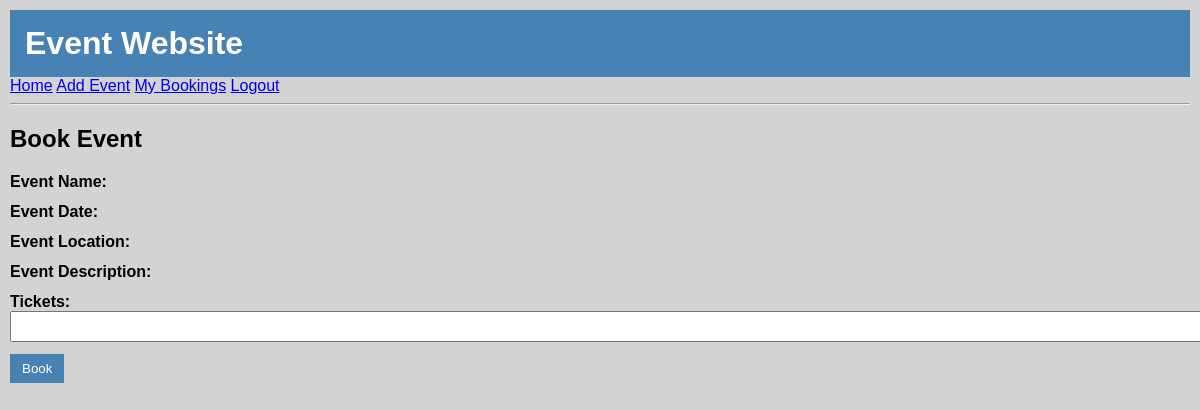
Page /book_event/4 (signed in) on the earlier database version.
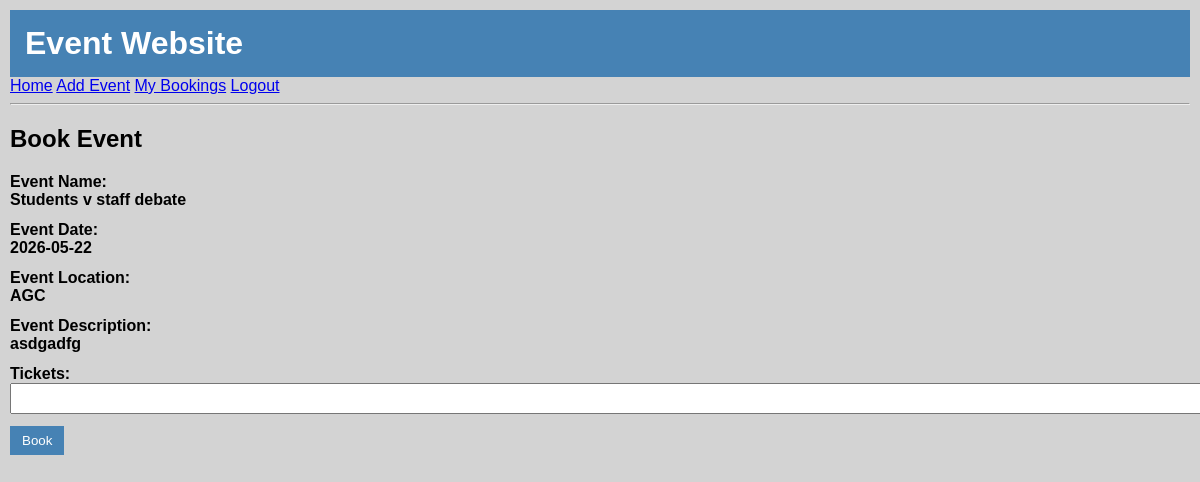
Same page on the later database version.
### tables this page shows
CREATE TABLE "events"
(
    event_id          INTEGER
        primary key autoincrement,
    event_name        TEXT    not null,
    event_date        TEXT    not null,
    event_location    TEXT    not null,
    event_description TEXT    not null,
    fk_user_id        INTEGER not null
);

### app.py (the view, shortened to what this page needs)
@app.route('/book_event/<event_id>', methods=['GET', 'POST'])
def book_event(event_id):
    if "user_id" not in session:
        return redirect("/login?error=log+in+first")
    con = connect_db()
    cur = con.cursor()
    query = "SELECT * FROM events WHERE event_id = ?"
    cur.execute(query, (event_id,))
    chosen_event = cur.fetchone()
    con.close()
    return render_template("book_event.html", chosen_event=chosen_event)

### app.py (called while the page is built)
def connect_db():
    con = sqlite3.connect("identifier.sqlite")
    con.row_factory = sqlite3.Row
    return con

### templates/book_event.html
{% extends "base.html" %}
{% block content %}
<h2>Book Event</h2>
<form class="myform" method="POST">
    <div class="form-group">
        <div class="form-label">Event Name:</div>
        <div class="form-element">
            <b>{{ chosen_event["event_name"] }}</b>
        </div>
    </div>
    <div class="form-group">
        <div class="form-label">Event Date:</div>
        <div class="form-element">
            <b>{{ chosen_event["event_date"] }}</b>
        </div>
    </div>
    <div class="form-group">
        <div class="form-label">Event Location:</div>
        <div class="form-element">
            <b>{{ chosen_event["event_location"] }}</b>
        </div>
    </div>
    <div class="form-group">
        <div class="form-label">Event Description:</div>
        <div class="form-element">
            <b>{{ chosen_event["event_description"] }}</b>
        </div>
    </div>
    <div class="form-group">
        <div class="form-label">Tickets:</div>
        <div class="form-element">
            <input type="number" name="tickets" min="1" max="10"required>
        </div>
    </div>
    <button type="submit">Book</button>
</form>
{% endblock %}

Differences in the rows shown:
added events: event_name "Students v staff debate", event_date "2026-05-22", event_location "AGC", event_description "asdgadfg"
